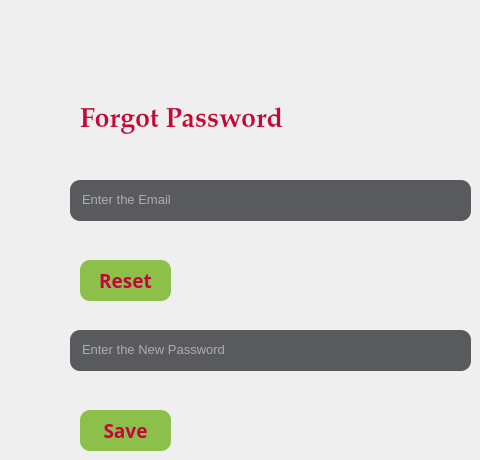
         <widget class="QWidget" name="tab_2">
          <attribute name="title">
           <string>Page</string>
          </attribute>
          <widget class="QLineEdit" name="tbemail">
           <property name="geometry">
            <rect>
             <x>70</x>
             <y>180</y>
             <width>401</width>
             <height>41</height>
            </rect>
           </property>
           <property name="font">
            <font>
             <pointsize>10</pointsize>
            </font>
           </property>
           <property name="styleSheet">
            <string notr="true">background-color:rgba(47,49,52,200);
color:rgb(255,255,255);
border-radius:10px;
padding-left:10px;
border-bottom-color:rgba(46,82,101,255);
padding-bottom:3px;</string>
           </property>
           <property name="text">
            <string/>
           </property>
           <property name="placeholderText">
            <string>Enter the Email</string>
           </property>
          </widget>
          <widget class="QPushButton" name="Resetbtn">
           <property name="geometry">
            <rect>
             <x>80</x>
             <y>260</y>
             <width>91</width>
             <height>41</height>
            </rect>
           </property>
           <property name="font">
            <font>
             <family>PMingLiU-ExtB</family>
             <pointsize>14</pointsize>
             <weight>75</weight>
             <bold>true</bold>
            </font>
           </property>
           <property name="cursor">
            <cursorShape>PointingHandCursor</cursorShape>
           </property>
           <property name="styleSheet">
            <string notr="true">QPushButton#Resetbtn{
background-color:rgb(140, 192, 75);
color: rgb(199, 5, 61);
border-radius:10px
}

QPushButton#Resetbtn:pressed{
color: rgb(199, 5, 61);
background-color:rgb(100,146,0);
}
</string>
           </property>
           <property name="text">
            <string>Reset</string>
           </property>
          </widget>
          <widget class="QLabel" name="label_37">
           <property name="geometry">
            <rect>
             <x>80</x>
             <y>100</y>
             <width>281</width>
             <height>41</height>
            </rect>
           </property>
           <property name="font">
            <font>
             <family>Palatino Linotype</family>
             <pointsize>20</pointsize>
             <weight>75</weight>
             <bold>true</bold>
            </font>
           </property>
           <property name="styleSheet">
            <string notr="true">color: rgb(199, 5, 61);</string>
           </property>
           <property name="text">
            <string>Forgot Password</string>
           </property>
          </widget>
          <widget class="QLineEdit" name="tbpass">
           <property name="geometry">
            <rect>
             <x>70</x>
             <y>330</y>
             <width>401</width>
             <height>41</height>
            </rect>
           </property>
           <property name="font">
            <font>
             <pointsize>10</pointsize>
            </font>
           </property>
           <property name="styleSheet">
            <string notr="true">background-color:rgba(47,49,52,200);
color:rgb(255,255,255);
border-radius:10px;
padding-left:10px;
border-bottom-color:rgba(46,82,101,255);
padding-bottom:3px;</string>
           </property>
           <property name="text">
            <string/>
           </property>
           <property name="placeholderText">
            <string>Enter the New Password</string>
           </property>
          </widget>
          <widget class="QPushButton" name="Save">
           <property name="geometry">
            <rect>
             <x>80</x>
             <y>410</y>
             <width>91</width>
             <height>41</height>
            </rect>
           </property>
           <property name="font">
            <font>
             <family>PMingLiU-ExtB</family>
             <pointsize>14</pointsize>
             <weight>75</weight>
             <bold>true</bold>
            </font>
           </property>
           <property name="cursor">
            <cursorShape>PointingHandCursor</cursorShape>
           </property>
           <property name="styleSheet">
            <string notr="true">QPushButton#Save{
background-color:rgb(140, 192, 75);
color: rgb(199, 5, 61);
border-radius:10px
}

QPushButton#Save:pressed{
color: rgb(199, 5, 61);
background-color:rgb(100,146,0);
}
</string>
           </property>
           <property name="text">
            <string>Save</string>
           </property>
          </widget>
         </widget>
